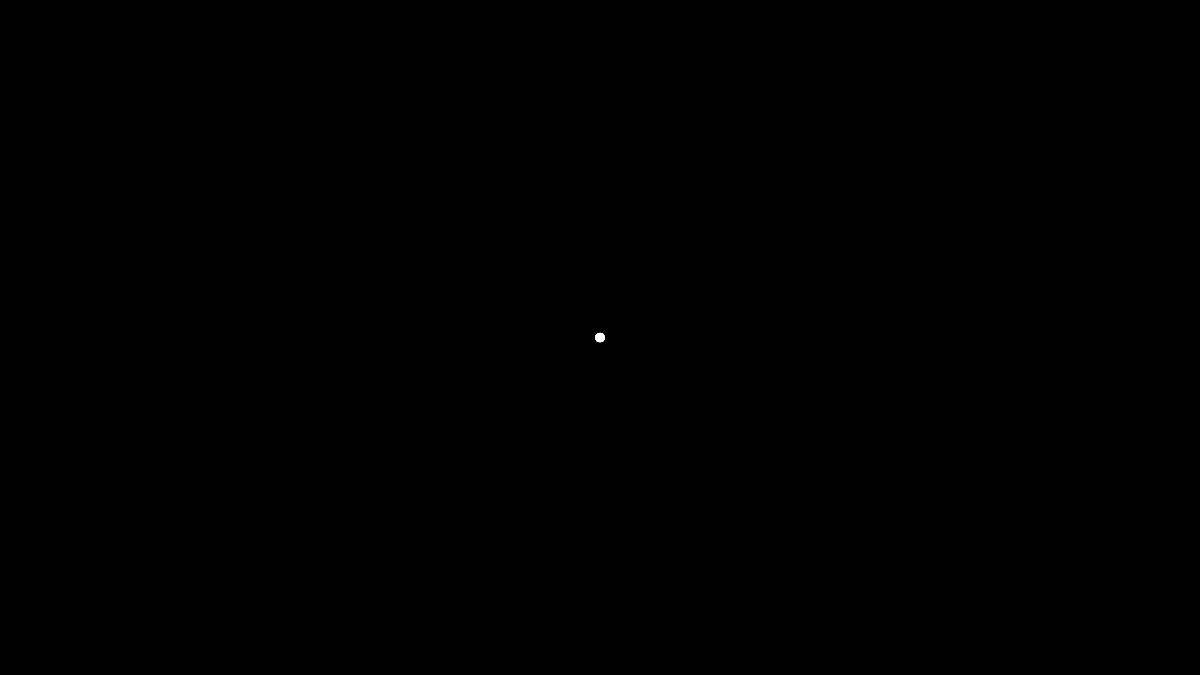
Frame 1 (no input)
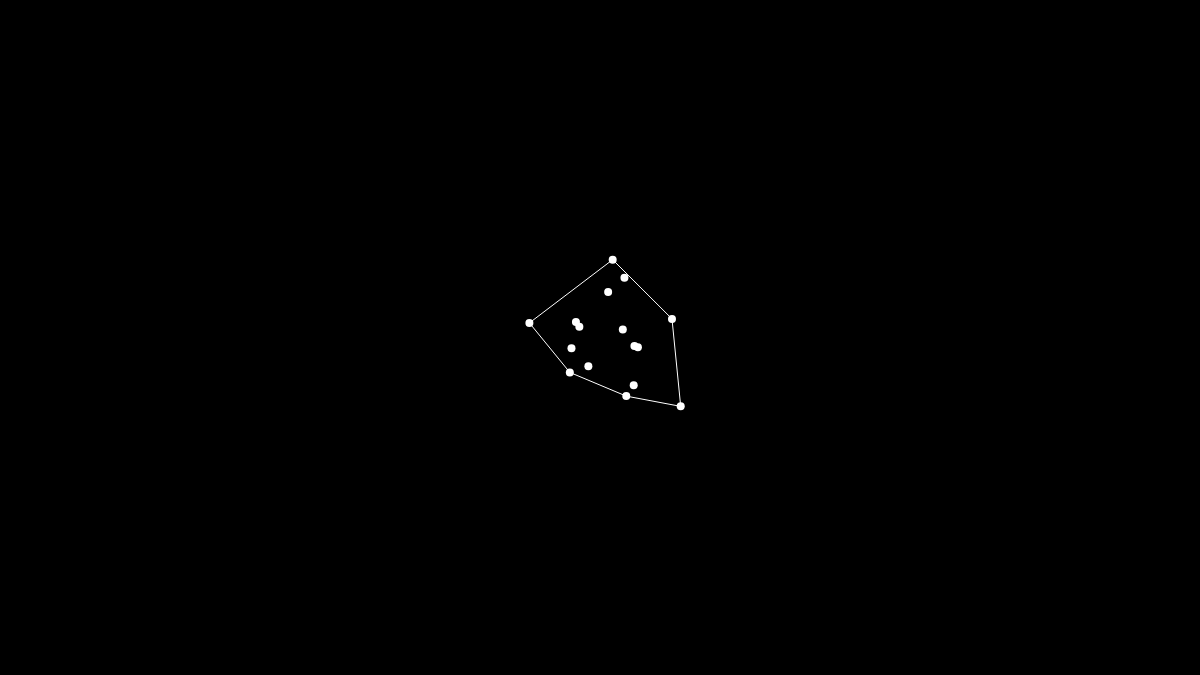
Frame 60 (no input)
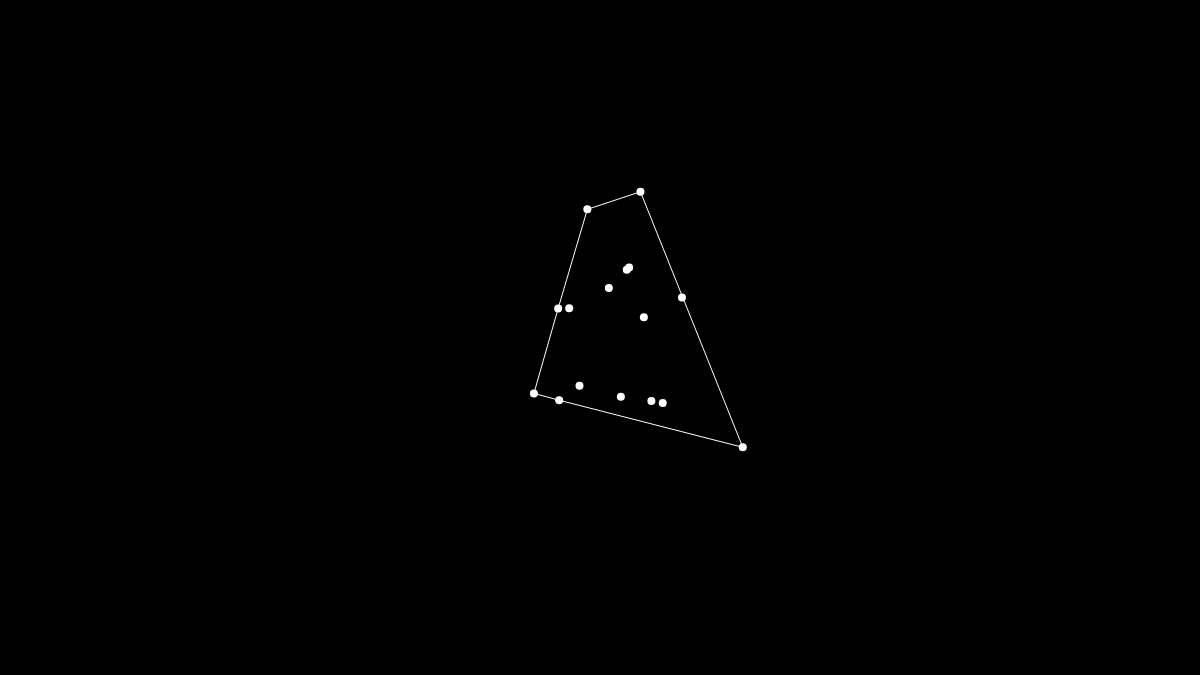
Frame 120 (the mouse pressed at the canvas centre since frame 60)

The p5.js sketch that drew these frames (run headless with seeded random() and noise() and a simulated clock; from frame 60 on, the mouse is pressed at the canvas centre):

// p5.js sketch
// ── sketch.js
class Particle
{
    constructor(x0, radius, id)
    {
        this.langevin = (v) => p5.Vector.random2D().mult(0.75).add(p5.Vector.mult(v, -0.1));
        this.vel = createVector();
        this.pos = x0;
        this.trails = [x0];
        this.life = int(random(128, 256));
        this.isActive = true;
        this.radius = radius;
        this.id = id;
    }

    update()
    {
        if (!this.isActive) { return; }
        this.life--;
        
        const acc = this.langevin(this.vel);
        this.vel.add(acc);
        const x1 = this.pos;
        const x2 = p5.Vector.add(x1, this.vel);
        this.pos = x2;
        this.trails.push(x2);
    }

    display()
    {
        const cx = this.pos;
        ellipse(cx.x, cx.y, 2*this.radius, 2*this.radius);
    }
}

class ParticleManager
{
    constructor(limitNum)
    {
        this.limitNum = limitNum;
        this.particles = [];
        // [0, 1, ..., limitNum-1]
        this.availableID = [...Array(limitNum)].map((_, i) => i);
    }

    addParticle()
    {
        while (this.availableID.length > 0)
        {
            const radius = 4;
            const id = this.availableID.shift();
            this.particles.push(new Particle(createVector(width/2, height/2), radius, id));
        }
    }

    removeParticle()
    {
        this.particles = this.particles.filter(p =>
        {
            if (p.life <= 0)
            {
                const id = p.id < this.limitNum ? p.id + this.limitNum : p.id - this.limitNum;
                this.availableID.push(id);
            }
            return p.life > 0;
        });
    }

    update()
    {
        this.removeParticle();
        this.addParticle();
        this.particles.forEach(p => p.update());
    }

    display()
    {
        this.particles.forEach(p => p.display());
    }

    getPositions()
    {
        const points = [];
        this.particles.forEach(p => points.push(p.pos));
        return points;
    }
}

class Closure
{
    constructor(pm)
    {
        this.pm = pm;
    }

    display()
    {
        const vertices = this.convexHull(pm.getPositions());
        beginShape();
        vertices.forEach(v => vertex(v.x, v.y));
        endShape(CLOSE);
    }

    convexHull(points)
    {
        let ret = [];
        let pointsCopy = [];
        points.forEach(p =>
        {
            // except the distance to already added points is
            // less than the threshold (=4)
            if (pointsCopy.find(pc => p5.Vector.sub(pc, p).magSq() < 4))
            {
                return;
            }
            pointsCopy.push(p)
        });
    
        // get the minimum y-coodinate point
        const init = pointsCopy.reduce((p, q) =>
        {
            if (p.y < q.y) { return p; }
            if (p.y == q.y && p.x < q.x) { return p; }
            return q;
        });
        if (!init) { return ret; }
        ret.push(init);
        // make the start point not selectable
        pointsCopy = pointsCopy.filter(p => !p.equals(init));
    
        let curr = init;
        let dir = createVector(1, 0);
        for (;;)
        {
            if (pointsCopy.length == 0) { break; }
    
            const cacheCurr = curr;
            // get next vertex
            curr = pointsCopy.reduce((p, q) =>
            {
                const rad1 = dir.angleBetween(p5.Vector.sub(p, cacheCurr));
                const rad2 = dir.angleBetween(p5.Vector.sub(q, cacheCurr));
                return rad1 - rad2 < 0 ? p : q;
            });
            // make a round: the first vertex is to be the end vertex
            if (curr.equals(init)) { break; }
            // remove the chosen points from array
            pointsCopy = pointsCopy.filter(p => !p.equals(curr));
            // make the start point selectable
            if (cacheCurr.equals(init)) { pointsCopy.push(init); }
            dir = p5.Vector.sub(curr, cacheCurr);
            ret.push(curr);
        }
        
        return ret;
    }
}

let pm;
let closure;

function setup()
{
    createCanvas(w=windowWidth, h=w*9/16);
    pm = new ParticleManager(16);
    closure = new Closure(pm);
}
   
function draw()
{
    background(0);
    pm.update();

    push();
    noStroke();
    fill(255);
    pm.display();
    pop();

    push();
    noFill();
    stroke(255);
    closure.display();
    pop();
}
